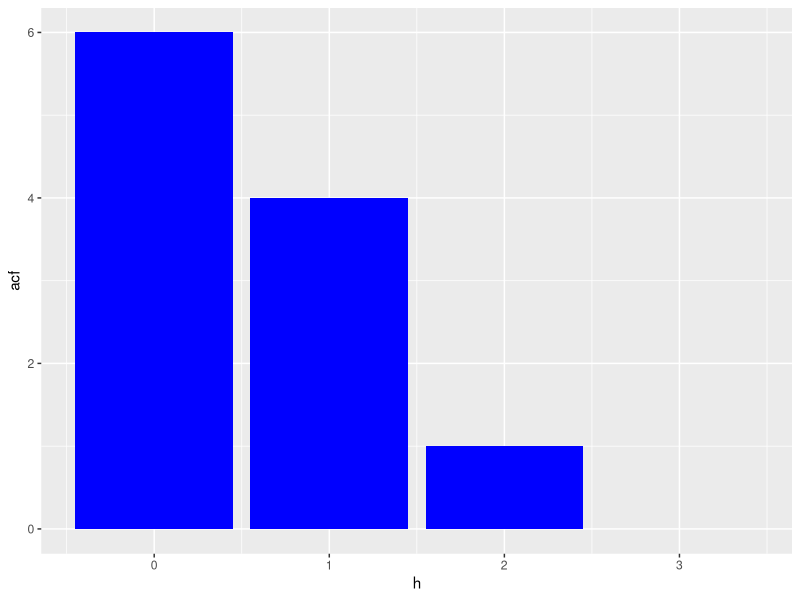
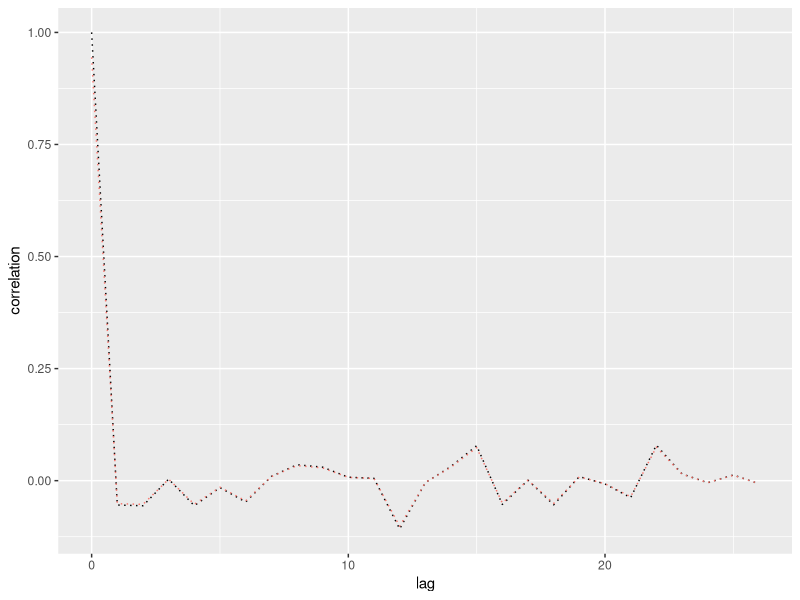
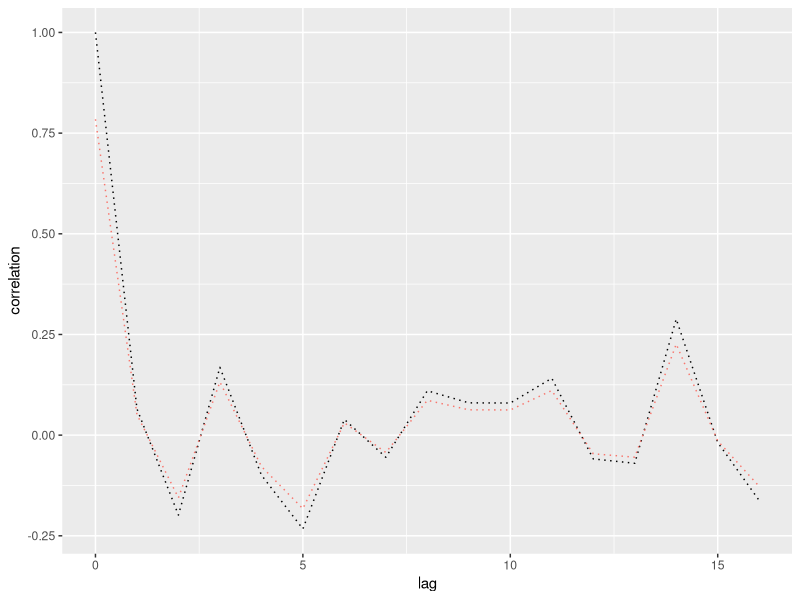

Recreate these plots in R, in order.
## ---- chunk 1
knitr::opts_chunk$set(echo = TRUE,  fig.width=8, fig.height=3)

library(ggplot2)
library(tidyverse)
library(broom)
library(knitr)
library(kableExtra)

pdiff <- function(ls) {
  a <- ls[1]
  b <- ls[2]
  (abs(a - b) / ((a + b) / 2)) * 100
}
## ---- chunk 2
data <- data.frame(h = c(0,1,2,3), acf = c(6,4,1,0))
ggplot(data, aes(x = h, y = acf)) + 
  geom_bar(stat = "identity", fill = "blue")
## ---- chunk 3
set.seed(123)

w500 <- rnorm(500)

w500.acf <- 
  bind_cols(
  acf(w500, type="correlation", plot = FALSE) %>% 
    tidy %>% 
    select(lag, correlation = acf),
  acf(w500, type="covariance", plot = FALSE) %>% 
    tidy %>% 
    select(covariance = acf)
) 

w500.acf %>% 
  filter(lag <= 20) %>%
  kable(
    caption = "First 20 lags of 500 random Normal observations"
  ) %>% 
  kable_styling(full_width = FALSE, protect_latex = TRUE, latex_options = "hold_position")

ggplot(w500.acf, aes(x = lag)) + 
  geom_line(aes(y = correlation), linetype = "dotted") + 
  geom_line(aes(y = covariance, color = "red"), linetype = "dotted", show.legend = FALSE)
## ---- chunk 4
w50 <- rnorm(50)
w50.acf <-
  bind_cols(
  acf(w50, type="correlation", plot = FALSE) %>% 
    tidy %>% 
    select(lag, correlation = acf),
  acf(w50, type="covariance", plot = FALSE) %>% 
    tidy %>% 
    select(covariance = acf)
) 

w50.acf %>%
  filter(lag <= 20) %>% 
  kable(
    caption = "Lags of 50 random Normal observations"
  ) %>% 
  kable_styling(full_width = FALSE, protect_latex = TRUE, latex_options = "hold_position")

ggplot(w50.acf, aes(x = lag)) + 
  geom_line(aes(y = correlation), linetype = "dotted") + 
  geom_line(aes(y = covariance, color = "red"), linetype = "dotted", show.legend = FALSE)
